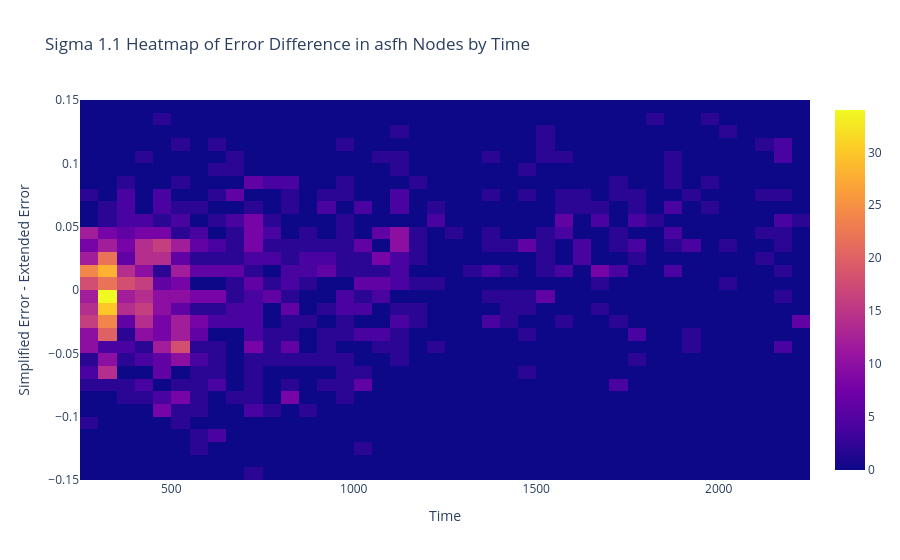

Notebook cell for this chart:
### Code cell
heat_map(S1_1_R2_unary, S1_1_R2_static, "asfh")

### Figure 1 — Plotly figure (JSON) as saved in the notebook; plotly's stock layout.template omitted (floating-point values rounded to 4 significant figures; data arrays with more than 128 entries replaced by an {"elided": "..."} marker saying what was removed)
{"data": [{"autobinx": false, "autobiny": false, "histnorm": "density", "type": "histogram2d", "x": {"elided": "6414 float values"}, "xbins": {"end": 2250, "size": 50, "start": 250}, "y": {"elided": "6414 float values"}, "ybins": {"end": 0.15, "size": 0.01, "start": -0.15}}], "layout": {"title": {"text": "Sigma 1.1 Heatmap of Error Difference in asfh Nodes by Time"}, "xaxis": {"title": {"text": "Time"}}, "yaxis": {"title": {"text": "Simplified Error - Extended Error"}}}}
